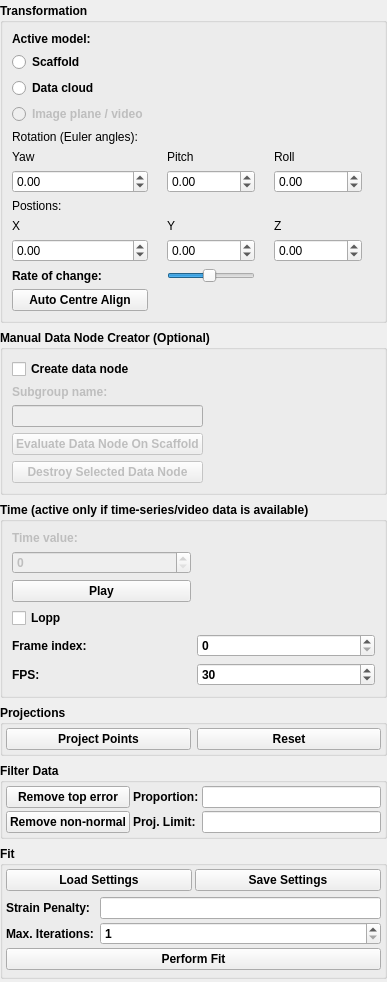
             <widget class="QWidget" name="fitPage">
              <property name="geometry">
               <rect>
                <x>0</x>
                <y>-227</y>
                <width>387</width>
                <height>931</height>
               </rect>
              </property>
              <property name="sizePolicy">
               <sizepolicy hsizetype="Preferred" vsizetype="Expanding">
                <horstretch>0</horstretch>
                <verstretch>0</verstretch>
               </sizepolicy>
              </property>
              <attribute name="label">
               <string>Fitting Options</string>
              </attribute>
              <layout class="QVBoxLayout" name="verticalLayout_4">
               <property name="spacing">
                <number>7</number>
               </property>
               <property name="leftMargin">
                <number>0</number>
               </property>
               <property name="topMargin">
                <number>3</number>
               </property>
               <property name="rightMargin">
                <number>0</number>
               </property>
               <property name="bottomMargin">
                <number>3</number>
               </property>
               <item>
                <widget class="QGroupBox" name="transformation_groupBox">
                 <property name="font">
                  <font>
                   <weight>75</weight>
                   <bold>true</bold>
                  </font>
                 </property>
                 <property name="title">
                  <string>Transformation</string>
                 </property>
                 <layout class="QGridLayout" name="gridLayout_4">
                  <item row="5" column="2">
                   <widget class="QLabel" name="pitch_label">
                    <property name="font">
                     <font>
                      <weight>50</weight>
                      <bold>false</bold>
                     </font>
                    </property>
                    <property name="text">
                     <string>Pitch</string>
                    </property>
                   </widget>
                  </item>
                  <item row="6" column="0">
                   <widget class="QDoubleSpinBox" name="yaw_doubleSpinBox">
                    <property name="font">
                     <font>
                      <weight>50</weight>
                      <bold>false</bold>
                     </font>
                    </property>
                    <property name="minimum">
                     <double>-360.000000000000000</double>
                    </property>
                    <property name="maximum">
                     <double>360.000000000000000</double>
                    </property>
                   </widget>
                  </item>
                  <item row="6" column="4">
                   <widget class="QDoubleSpinBox" name="roll_doubleSpinBox">
                    <property name="font">
                     <font>
                      <weight>50</weight>
                      <bold>false</bold>
                     </font>
                    </property>
                    <property name="minimum">
                     <double>-360.000000000000000</double>
                    </property>
                    <property name="maximum">
                     <double>360.000000000000000</double>
                    </property>
                   </widget>
                  </item>
                  <item row="5" column="0">
                   <widget class="QLabel" name="yaw_label">
                    <property name="font">
                     <font>
                      <weight>50</weight>
                      <bold>false</bold>
                     </font>
                    </property>
                    <property name="text">
                     <string>Yaw</string>
                    </property>
                   </widget>
                  </item>
                  <item row="9" column="2">
                   <widget class="QDoubleSpinBox" name="positionY_doubleSpinBox">
                    <property name="font">
                     <font>
                      <weight>50</weight>
                      <bold>false</bold>
                     </font>
                    </property>
                    <property name="minimum">
                     <double>-1000000000.000000000000000</double>
                    </property>
                    <property name="maximum">
                     <double>1000000000.000000000000000</double>
                    </property>
                   </widget>
                  </item>
                  <item row="6" column="2">
                   <widget class="QDoubleSpinBox" name="pitch_doubleSpinBox">
                    <property name="font">
                     <font>
                      <weight>50</weight>
                      <bold>false</bold>
                     </font>
                    </property>
                    <property name="minimum">
                     <double>-360.000000000000000</double>
                    </property>
                    <property name="maximum">
                     <double>360.000000000000000</double>
                    </property>
                   </widget>
                  </item>
                  <item row="5" column="4">
                   <widget class="QLabel" name="roll_label">
                    <property name="font">
                     <font>
                      <weight>50</weight>
                      <bold>false</bold>
                     </font>
                    </property>
                    <property name="text">
                     <string>Roll</string>
                    </property>
                   </widget>
                  </item>
                  <item row="9" column="4">
                   <widget class="QDoubleSpinBox" name="positionZ_doubleSpinBox">
                    <property name="font">
                     <font>
                      <weight>50</weight>
                      <bold>false</bold>
                     </font>
                    </property>
                    <property name="minimum">
                     <double>-1000000000.000000000000000</double>
                    </property>
                    <property name="maximum">
                     <double>1000000000.000000000000000</double>
                    </property>
                   </widget>
                  </item>
                  <item row="9" column="1">
                   <spacer name="horizontalSpacer_10">
                    <property name="orientation">
                     <enum>Qt::Horizontal</enum>
                    </property>
                    <property name="sizeHint" stdset="0">
                     <size>
                      <width>40</width>
                      <height>20</height>
                     </size>
                    </property>
                   </spacer>
                  </item>
                  <item row="11" column="0">
                   <widget class="QPushButton" name="autoAlign_pushButton">
                    <property name="text">
                     <string>Auto Centre Align</string>
                    </property>
                   </widget>
                  </item>
                  <item row="6" column="1">
                   <spacer name="horizontalSpacer_7">
                    <property name="orientation">
                     <enum>Qt::Horizontal</enum>
                    </property>
                    <property name="sizeHint" stdset="0">
                     <size>
                      <width>40</width>
                      <height>20</height>
                     </size>
                    </property>
                   </spacer>
                  </item>
                  <item row="9" column="0">
                   <widget class="QDoubleSpinBox" name="positionX_doubleSpinBox">
                    <property name="font">
                     <font>
                      <weight>50</weight>
                      <bold>false</bold>
                     </font>
                    </property>
                    <property name="minimum">
                     <double>-1000000000.000000000000000</double>
                    </property>
                    <property name="maximum">
                     <double>1000000000.000000000000000</double>
                    </property>
                   </widget>
                  </item>
                  <item row="9" column="5">
                   <spacer name="horizontalSpacer_6">
                    <property name="orientation">
                     <enum>Qt::Horizontal</enum>
                    </property>
                    <property name="sizeHint" stdset="0">
                     <size>
                      <width>40</width>
                      <height>20</height>
                     </size>
                    </property>
                   </spacer>
                  </item>
                  <item row="4" column="0">
                   <widget class="QLabel" name="rotateAxis_label">
                    <property name="font">
                     <font>
                      <weight>50</weight>
                      <bold>false</bold>
                     </font>
                    </property>
                    <property name="text">
                     <string>Rotation (Euler angles):</string>
                    </property>
                   </widget>
                  </item>
                  <item row="7" column="0">
                   <widget class="QLabel" name="position_label">
                    <property name="font">
                     <font>
                      <weight>50</weight>
                      <bold>false</bold>
                     </font>
                    </property>
                    <property name="text">
                     <string>Postions:</string>
                    </property>
                   </widget>
                  </item>
                  <item row="8" column="4">
                   <widget class="QLabel" name="positionZ_label">
                    <property name="font">
                     <font>
                      <weight>50</weight>
                      <bold>false</bold>
                     </font>
                    </property>
                    <property name="text">
                     <string>Z</string>
                    </property>
                   </widget>
                  </item>
                  <item row="8" column="2">
                   <widget class="QLabel" name="positionY_label">
                    <property name="font">
                     <font>
                      <weight>50</weight>
                      <bold>false</bold>
                     </font>
                    </property>
                    <property name="text">
                     <string>Y</string>
                    </property>
                   </widget>
                  </item>
                  <item row="8" column="0">
                   <widget class="QLabel" name="positionX_label">
                    <property name="font">
                     <font>
                      <weight>50</weight>
                      <bold>false</bold>
                     </font>
                    </property>
                    <property name="text">
                     <string>X</string>
                    </property>
                   </widget>
                  </item>
                  <item row="9" column="3">
                   <spacer name="horizontalSpacer_9">
                    <property name="orientation">
                     <enum>Qt::Horizontal</enum>
                    </property>
                    <property name="sizeHint" stdset="0">
                     <size>
                      <width>40</width>
                      <height>20</height>
                     </size>
                    </property>
                   </spacer>
                  </item>
                  <item row="6" column="5">
                   <spacer name="horizontalSpacer_5">
                    <property name="orientation">
                     <enum>Qt::Horizontal</enum>
                    </property>
                    <property name="sizeHint" stdset="0">
                     <size>
                      <width>40</width>
                      <height>20</height>
                     </size>
                    </property>
                   </spacer>
                  </item>
                  <item row="6" column="3">
                   <spacer name="horizontalSpacer_8">
                    <property name="orientation">
                     <enum>Qt::Horizontal</enum>
                    </property>
                    <property name="sizeHint" stdset="0">
                     <size>
                      <width>40</width>
                      <height>20</height>
                     </size>
                    </property>
                   </spacer>
                  </item>
                  <item row="10" column="2">
                   <widget class="QSlider" name="rateOfChange_horizontalSlider">
                    <property name="minimum">
                     <number>1</number>
                    </property>
                    <property name="maximum">
                     <number>20</number>
                    </property>
                    <property name="value">
                     <number>10</number>
                    </property>
                    <property name="orientation">
                     <enum>Qt::Horizontal</enum>
                    </property>
                   </widget>
                  </item>
                  <item row="10" column="0">
                   <widget class="QLabel" name="rateOfChange_label">
                    <property name="text">
                     <string>Rate of change:</string>
                    </property>
                   </widget>
                  </item>
                  <item row="2" column="0">
                   <widget class="QRadioButton" name="dataCloudActive_radioButton">
                    <property name="text">
                     <string>Data cloud</string>
                    </property>
                   </widget>
                  </item>
                  <item row="3" column="0">
                   <widget class="QRadioButton" name="imageActive_radioButton">
                    <property name="enabled">
                     <bool>false</bool>
                    </property>
                    <property name="text">
                     <string>Image plane / video</string>
                    </property>
                   </widget>
                  </item>
                  <item row="0" column="0">
                   <widget class="QLabel" name="activeModel_label">
                    <property name="text">
                     <string>Active model:</string>
                    </property>
                   </widget>
                  </item>
                  <item row="1" column="0">
                   <widget class="QRadioButton" name="scaffoldActive_radioButton">
                    <property name="text">
                     <string>Scaffold</string>
                    </property>
                   </widget>
                  </item>
                 </layout>
                </widget>
               </item>
               <item>
                <widget class="QGroupBox" name="nodeCreator_groupBox">
                 <property name="enabled">
                  <bool>true</bool>
                 </property>
                 <property name="font">
                  <font>
                   <weight>75</weight>
                   <italic>false</italic>
                   <bold>true</bold>
                  </font>
                 </property>
                 <property name="title">
                  <string>Manual Data Node Creator (Optional)</string>
                 </property>
                 <layout class="QGridLayout" name="gridLayout_7">
                  <item row="0" column="1">
                   <widget class="QCheckBox" name="createData_checkBox">
                    <property name="text">
                     <string>Create data node</string>
                    </property>
                   </widget>
                  </item>
                  <item row="4" column="3">
                   <spacer name="verticalSpacer_2">
                    <property name="orientation">
                     <enum>Qt::Vertical</enum>
                    </property>
                    <property name="sizeHint" stdset="0">
                     <size>
                      <width>20</width>
                      <height>40</height>
                     </size>
                    </property>
                   </spacer>
                  </item>
                  <item row="6" column="1">
                   <widget class="QLabel" name="subGroupName_label">
                    <property name="enabled">
                     <bool>false</bool>
                    </property>
                    <property name="text">
                     <string>Subgroup name:</string>
                    </property>
                   </widget>
                  </item>
                  <item row="8" column="1">
                   <widget class="QPushButton" name="evaluate_pushButton">
                    <property name="enabled">
                     <bool>false</bool>
                    </property>
                    <property name="text">
                     <string>Evaluate Data Node On Scaffold</string>
                    </property>
                   </widget>
                  </item>
                  <item row="9" column="1">
                   <widget class="QPushButton" name="destroyNode_pushButton">
                    <property name="enabled">
                     <bool>false</bool>
                    </property>
                    <property name="text">
                     <string>Destroy Selected Data Node</string>
                    </property>
                   </widget>
                  </item>
                  <item row="7" column="1">
                   <widget class="QLineEdit" name="subGroupName_lineEdit">
                    <property name="enabled">
                     <bool>false</bool>
                    </property>
                   </widget>
                  </item>
                  <item row="8" column="3">
                   <spacer name="horizontalSpacer_2">
                    <property name="orientation">
                     <enum>Qt::Horizontal</enum>
                    </property>
                    <property name="sizeHint" stdset="0">
                     <size>
                      <width>40</width>
                      <height>20</height>
                     </size>
                    </property>
                   </spacer>
                  </item>
                 </layout>
                </widget>
               </item>
               <item>
                <widget class="QGroupBox" name="timeSeries_groupBox">
                 <property name="enabled">
                  <bool>true</bool>
                 </property>
                 <property name="font">
                  <font>
                   <weight>75</weight>
                   <italic>false</italic>
                   <bold>true</bold>
                  </font>
                 </property>
                 <property name="title">
                  <string>Time (active only if time-series/video data is available)</string>
                 </property>
                 <layout class="QGridLayout" name="gridLayout_6">
                  <item row="0" column="0">
                   <widget class="QLabel" name="timePoint_label">
                    <property name="enabled">
                     <bool>false</bool>
                    </property>
                    <property name="sizePolicy">
                     <sizepolicy hsizetype="Maximum" vsizetype="Preferred">
                      <horstretch>0</horstretch>
                      <verstretch>0</verstretch>
                     </sizepolicy>
                    </property>
                    <property name="text">
                     <string>Time value:</string>
                    </property>
                   </widget>
                  </item>
                  <item row="2" column="0">
                   <widget class="QSpinBox" name="timePoint_spinBox">
                    <property name="enabled">
                     <bool>false</bool>
                    </property>
                    <property name="sizePolicy">
                     <sizepolicy hsizetype="Expanding" vsizetype="Fixed">
                      <horstretch>0</horstretch>
                      <verstretch>0</verstretch>
                     </sizepolicy>
                    </property>
                    <property name="maximum">
                     <number>1000000000</number>
                    </property>
                   </widget>
                  </item>
                  <item row="7" column="1">
                   <spacer name="verticalSpacer">
                    <property name="orientation">
                     <enum>Qt::Vertical</enum>
                    </property>
                    <property name="sizeHint" stdset="0">
                     <size>
                      <width>20</width>
                      <height>40</height>
                     </size>
                    </property>
                   </spacer>
                  </item>
                  <item row="10" column="1">
                   <widget class="QSpinBox" name="frameIndex_spinBox"/>
                  </item>
                  <item row="2" column="1">
                   <spacer name="horizontalSpacer">
                    <property name="orientation">
                     <enum>Qt::Horizontal</enum>
                    </property>
                    <property name="sizeHint" stdset="0">
                     <size>
                      <width>40</width>
                      <height>20</height>
                     </size>
                    </property>
                   </spacer>
                  </item>
                  <item row="3" column="0">
                   <widget class="QPushButton" name="play_pushButton">
                    <property name="text">
                     <string>Play</string>
                    </property>
                   </widget>
                  </item>
                  <item row="11" column="1">
                   <widget class="QSpinBox" name="fps_spinBox">
                    <property name="minimum">
                     <number>1</number>
                    </property>
                    <property name="value">
                     <number>30</number>
                    </property>
                   </widget>
                  </item>
                  <item row="11" column="0">
                   <widget class="QLabel" name="fps_label">
                    <property name="text">
                     <string>FPS:</string>
                    </property>
                   </widget>
                  </item>
                  <item row="10" column="0">
                   <widget class="QLabel" name="frameIndex_label">
                    <property name="text">
                     <string>Frame index:</string>
                    </property>
                   </widget>
                  </item>
                  <item row="8" column="0">
                   <widget class="QCheckBox" name="loop_checkBox">
                    <property name="text">
                     <string>Lopp</string>
                    </property>
                   </widget>
                  </item>
                 </layout>
                </widget>
               </item>
               <item>
                <widget class="QGroupBox" name="groupBoxProjectData">
                 <property name="font">
                  <font>
                   <weight>75</weight>
                   <bold>true</bold>
                  </font>
                 </property>
                 <property name="title">
                  <string>Projections</string>
                 </property>
                 <layout class="QGridLayout" name="gridLayout_5">
                  <property name="margin">
                   <number>3</number>
                  </property>
                  <item row="0" column="0">
                   <widget class="QPushButton" name="projectPointsButton">
                    <property name="toolTip">
                     <string>Project or re-project all active points to the nearest locations on the model surfaces</string>
                    </property>
                    <property name="text">
                     <string>Project Points</string>
                    </property>
                   </widget>
                  </item>
                  <item row="0" column="1">
                   <widget class="QPushButton" name="projectClearButton">
                    <property name="toolTip">
                     <string>Clear all projections and reset the active data points to include all</string>
                    </property>
                    <property name="text">
                     <string>Reset</string>
                    </property>
                   </widget>
                  </item>
                 </layout>
                </widget>
               </item>
               <item>
                <widget class="QGroupBox" name="filterDataGroupBox">
                 <property name="font">
                  <font>
                   <weight>75</weight>
                   <bold>true</bold>
                  </font>
                 </property>
                 <property name="title">
                  <string>Filter Data</string>
                 </property>
                 <layout class="QGridLayout" name="gridLayout_3">
                  <property name="margin">
                   <number>3</number>
                  </property>
                  <property name="spacing">
                   <number>3</number>
                  </property>
                  <item row="2" column="1">
                   <widget class="QLabel" name="filterNonNormalProjectionLimitLabel">
                    <property name="text">
                     <string>Proj. Limit:</string>
                    </property>
                   </widget>
                  </item>
                  <item row="0" column="2">
                   <widget class="QLineEdit" name="filterTopErrorProportionLineEdit">
                    <property name="toolTip">
                     <string>Proportion of maximum error (0.0 to 1.0) used to filter data points</string>
                    </property>
                   </widget>
                  </item>
                  <item row="2" column="2">
                   <widget class="QLineEdit" name="filterNonNormalProjectionLimitLineEdit">
                    <property name="toolTip">
                     <string>Minimum dot product for removing non-normal projections (&lt;=1.0 where 1.0 is perfecly normal)</string>
                    </property>
                   </widget>
                  </item>
                  <item row="0" column="1">
                   <widget class="QLabel" name="filterTopErrorProportionLabel">
                    <property name="text">
                     <string>Proportion:</string>
                    </property>
                   </widget>
                  </item>
                  <item row="0" column="0">
                   <widget class="QPushButton" name="filterTopErrorPushButton">
                    <property name="toolTip">
                     <string>Remove data points with errors greater than the given proportion of the maximum error</string>
                    </property>
                    <property name="text">
                     <string>Remove top error</string>
                    </property>
                   </widget>
                  </item>
                  <item row="2" column="0">
                   <widget class="QPushButton" name="filterNonNormalPushButton">
                    <property name="toolTip">
                     <string>Remove data points with projections whose dot product with the surface normal is less than the given limit (1.0 is perface alignment, 0.0 is orthogonal)</string>
                    </property>
                    <property name="text">
                     <string>Remove non-normal</string>
                    </property>
                   </widget>
                  </item>
                 </layout>
                </widget>
               </item>
               <item>
                <widget class="QGroupBox" name="fitSettingsGroupBox">
                 <property name="sizePolicy">
                  <sizepolicy hsizetype="Preferred" vsizetype="Preferred">
                   <horstretch>0</horstretch>
                   <verstretch>0</verstretch>
                  </sizepolicy>
                 </property>
                 <property name="font">
                  <font>
                   <weight>75</weight>
                   <bold>true</bold>
                  </font>
                 </property>
                 <property name="title">
                  <string>Fit</string>
                 </property>
                 <layout class="QVBoxLayout" name="verticalLayout_6">
                  <property name="spacing">
                   <number>3</number>
                  </property>
                  <property name="margin">
                   <number>3</number>
                  </property>
                  <item>
                   <widget class="QWidget" name="fitSettingsLoadSaveWidgets" native="true">
                    <property name="sizePolicy">
                     <sizepolicy hsizetype="Preferred" vsizetype="Fixed">
                      <horstretch>0</horstretch>
                      <verstretch>0</verstretch>
                     </sizepolicy>
                    </property>
                    <layout class="QGridLayout" name="gridLayout_2" rowstretch="2">
                     <property name="margin">
                      <number>0</number>
                     </property>
                     <property name="spacing">
                      <number>3</number>
                     </property>
                     <item row="0" column="0">
                      <widget class="QPushButton" name="fitLoadButton">
                       <property name="enabled">
                        <bool>true</bool>
                       </property>
                       <property name="toolTip">
                        <string>Load pre-saved fitting settings</string>
                       </property>
                       <property name="text">
                        <string>Load Settings</string>
                       </property>
                      </widget>
                     </item>
                     <item row="0" column="1">
                      <widget class="QPushButton" name="fitSaveButton">
                       <property name="enabled">
                        <bool>true</bool>
                       </property>
                       <property name="toolTip">
                        <string>Save fit settings for recall later or when next run</string>
                       </property>
                       <property name="text">
                        <string>Save Settings</string>
                       </property>
                      </widget>
                     </item>
                    </layout>
                   </widget>
                  </item>
                  <item>
                   <widget class="QWidget" name="fitSettingsWidget" native="true">
                    <layout class="QFormLayout" name="formLayout_2">
                     <property name="fieldGrowthPolicy">
                      <enum>QFormLayout::AllNonFixedFieldsGrow</enum>
                     </property>
                     <property name="verticalSpacing">
                      <number>3</number>
                     </property>
                     <property name="leftMargin">
                      <number>0</number>
                     </property>
                     <property name="topMargin">
                      <number>3</number>
                     </property>
                     <property name="rightMargin">
                      <number>0</number>
                     </property>
                     <property name="bottomMargin">
                      <number>3</number>
                     </property>
                     <item row="0" column="0">
                      <widget class="QLabel" name="fitStrainPenaltyLabel">
                       <property name="text">
                        <string>Strain Penalty:</string>
                       </property>
                      </widget>
                     </item>
                     <item row="0" column="1">
                      <widget class="QLineEdit" name="fitStrainPenaltyLineEdit">
                       <property name="toolTip">
                        <string>Penalty factor for strains, typically &lt;&lt; 1.0 e.g. 0.001</string>
                       </property>
                      </widget>
                     </item>
                     <item row="1" column="0">
                      <widget class="QLabel" name="fitMaxIterationsLabel">
                       <property name="text">
                        <string>Max. Iterations:</string>
                       </property>
                      </widget>
                     </item>
                     <item row="1" column="1">
                      <widget class="QSpinBox" name="fitMaxIterationsSpinBox">
                       <property name="toolTip">
                        <string>Maximum number of iterations to limit fit time if convergence is slow</string>
                       </property>
                       <property name="minimum">
                        <number>1</number>
                       </property>
                       <property name="maximum">
                        <number>100</number>
                       </property>
                       <property name="value">
                        <number>1</number>
                       </property>
                      </widget>
                     </item>
                     <item row="4" column="0" colspan="2">
                      <widget class="QPushButton" name="fitPerformButton">
                       <property name="toolTip">
                        <string>Perform fitting up to at most the set number of iteratations</string>
                       </property>
                       <property name="text">
                        <string>Perform Fit</string>
                       </property>
                      </widget>
                     </item>
                    </layout>
                   </widget>
                  </item>
                 </layout>
                </widget>
               </item>
               <item>
                <spacer name="verticalSpacer_3">
                 <property name="orientation">
                  <enum>Qt::Vertical</enum>
                 </property>
                 <property name="sizeHint" stdset="0">
                  <size>
                   <width>20</width>
                   <height>40</height>
                  </size>
                 </property>
                </spacer>
               </item>
              </layout>
             </widget>
